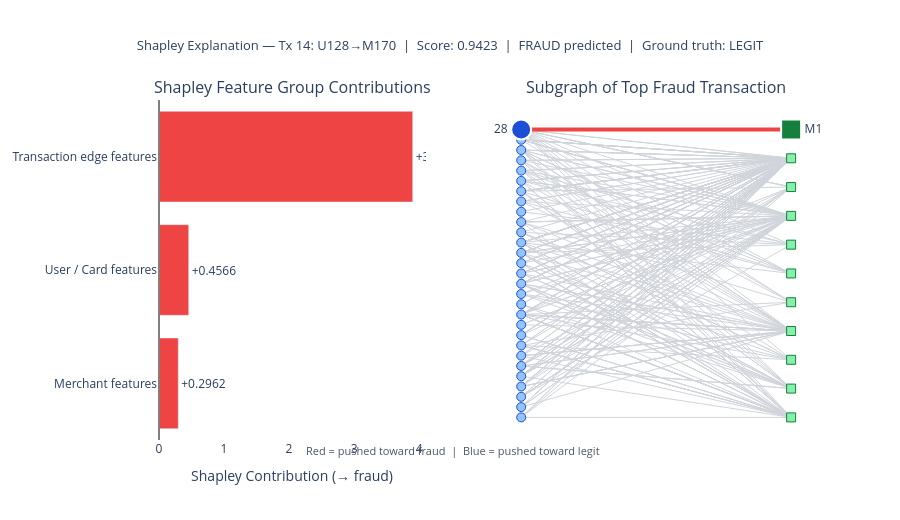

The notebook cell this image was saved under:
### Code cell
# Shapley summary bar chart
# Each output is the total contribution of that feature group to the fraud score

feature_names = {
    'shap_values_user':              'User / Card features',
    'shap_values_merchant':          'Merchant features',
    'shap_values_user_to_merchant':  'Transaction edge features',
}

shap_totals = {}
for key, label in feature_names.items():
    if key in shap_outputs:
        shap_totals[label] = float(np.sum(shap_outputs[key]))

shap_df = pd.DataFrame(list(shap_totals.items()), columns=['Feature Group', 'Contribution'])
shap_df = shap_df.sort_values('Contribution')

colors = ['#EF4444' if v > 0 else '#3B82F6' for v in shap_df['Contribution']]

fig_shap = make_subplots(
    rows=1, cols=2,
    column_widths=[0.45, 0.55],
    subplot_titles=['Shapley Feature Group Contributions', 'Subgraph of Top Fraud Transaction'],
)

# Left: horizontal bar chart
fig_shap.add_trace(
    go.Bar(
        x=shap_df['Contribution'],
        y=shap_df['Feature Group'],
        orientation='h',
        marker_color=colors,
        text=[f"{v:+.4f}" for v in shap_df['Contribution']],
        textposition='outside',
        showlegend=False,
    ),
    row=1, col=1,
)
fig_shap.add_vline(x=0, line_color='gray', line_dash='solid', row=1, col=1)

# Right: subgraph of the top fraud transaction
top_sg = subgraphs[top_idx]
anchor_user     = top_sg['anchor_user']
anchor_merchant = top_sg['anchor_merchant']
all_users       = top_sg['all_users']
all_merchants   = top_sg['all_merchants']
one_hop_set     = set(top_sg['one_hop_merchants'])
two_hop_set     = set(top_sg['two_hop_users'])
context_edges   = top_sg['context_edges']

n_u = len(all_users)
n_m = len(all_merchants)
user_pos_top     = {u: (0.0, (i / max(n_u - 1, 1)) * 10) for i, u in enumerate(all_users)}
merchant_pos_top = {m: (1.5, (i / max(n_m - 1, 1)) * 10) for i, m in enumerate(all_merchants)}

# Context edges
x_c, y_c = [], []
for _, row in context_edges.iterrows():
    u, m = int(row['src']), int(row['dst'])
    if u in user_pos_top and m in merchant_pos_top:
        x_c += [user_pos_top[u][0], merchant_pos_top[m][0], None]
        y_c += [user_pos_top[u][1], merchant_pos_top[m][1], None]
if x_c:
    fig_shap.add_trace(go.Scatter(x=x_c, y=y_c, mode='lines',
                                   line=dict(color='#D1D5DB', width=1),
                                   showlegend=False, hoverinfo='none'), row=1, col=2)

# New transaction edge
ux, uy = user_pos_top[anchor_user]
mx, my = merchant_pos_top[anchor_merchant]
fig_shap.add_trace(go.Scatter(x=[ux, mx], y=[uy, my], mode='lines',
                               line=dict(color='#EF4444', width=4),
                               showlegend=False, hoverinfo='none'), row=1, col=2)

# 2-hop users
hop2 = [u for u in two_hop_set if u in user_pos_top]
if hop2:
    fig_shap.add_trace(go.Scatter(
        x=[user_pos_top[u][0] for u in hop2], y=[user_pos_top[u][1] for u in hop2],
        mode='markers', marker=dict(size=9, color='#93C5FD', symbol='circle',
                                     line=dict(color='#1D4ED8', width=1)),
        showlegend=False,
        hovertext=[f'User {u} (2-hop)' for u in hop2], hoverinfo='text',
    ), row=1, col=2)

# Anchor user
fig_shap.add_trace(go.Scatter(
    x=[user_pos_top[anchor_user][0]], y=[user_pos_top[anchor_user][1]],
    mode='markers+text',
    marker=dict(size=20, color='#1D4ED8', symbol='circle', line=dict(color='white', width=2)),
    text=[f'U{anchor_user}'], textposition='middle left',
    showlegend=False,
), row=1, col=2)

# 1-hop merchants
hop1 = [m for m in one_hop_set if m in merchant_pos_top]
if hop1:
    fig_shap.add_trace(go.Scatter(
        x=[merchant_pos_top[m][0] for m in hop1], y=[merchant_pos_top[m][1] for m in hop1],
        mode='markers', marker=dict(size=9, color='#86EFAC', symbol='square',
                                     line=dict(color='#15803D', width=1)),
        showlegend=False,
        hovertext=[f'Merchant {m} (1-hop)' for m in hop1], hoverinfo='text',
    ), row=1, col=2)

# Anchor merchant
fig_shap.add_trace(go.Scatter(
    x=[merchant_pos_top[anchor_merchant][0]], y=[merchant_pos_top[anchor_merchant][1]],
    mode='markers+text',
    marker=dict(size=20, color='#15803D', symbol='square', line=dict(color='white', width=2)),
    text=[f'M{anchor_merchant}'], textposition='middle right',
    showlegend=False,
), row=1, col=2)

fig_shap.update_layout(
    title=dict(
        text=(
            f"Shapley Explanation — Tx {top_idx+1}: "
            f"U{anchor_user}→M{anchor_merchant}  |  "
            f"Score: {top_score:.4f}  |  "
            f"{'FRAUD' if top_score > FRAUD_THRESHOLD else 'LEGIT'} predicted  |  "
            f"Ground truth: {'FRAUD' if top_gt else 'LEGIT'}"
        ),
        x=0.5, font=dict(size=13),
    ),
    height=520,
    plot_bgcolor='white',
)
fig_shap.update_xaxes(title_text='Shapley Contribution (→ fraud)', row=1, col=1)
fig_shap.update_xaxes(showgrid=False, zeroline=False, showticklabels=False, row=1, col=2)
fig_shap.update_yaxes(showgrid=False, zeroline=False, showticklabels=False, row=1, col=2)
fig_shap.add_annotation(
    text='Red = pushed toward fraud  |  Blue = pushed toward legit',
    x=0.22, y=-0.06, xref='paper', yref='paper',
    showarrow=False, font=dict(size=11, color='#4B5563'),
)
fig_shap.show()

### Figure 1 — Plotly figure (JSON) as saved in the notebook; plotly's stock layout.template omitted (floating-point values rounded to 4 significant figures; data arrays with more than 128 entries replaced by an {"elided": "..."} marker saying what was removed)
{"data": [{"marker": {"color": ["#EF4444", "#EF4444", "#EF4444"]}, "orientation": "h", "showlegend": false, "text": ["+0.2962", "+0.4566", "+3.9017"], "textposition": "outside", "type": "bar", "x": [0.2962, 0.4566, 3.902], "xaxis": "x", "y": ["Merchant features", "User / Card features", "Transaction edge features"], "yaxis": "y"}, {"hoverinfo": "none", "line": {"color": "#D1D5DB", "width": 1}, "mode": "lines", "showlegend": false, "type": "scatter", "x": {"elided": "795 float values"}, "xaxis": "x2", "y": {"elided": "795 float values"}, "yaxis": "y2"}, {"hoverinfo": "none", "line": {"color": "#EF4444", "width": 4}, "mode": "lines", "showlegend": false, "type": "scatter", "x": [0, 1.5], "xaxis": "x2", "y": [10, 10], "yaxis": "y2"}, {"hoverinfo": "text", "hovertext": ["User 0 (2-hop)", "User 1 (2-hop)", "User 2 (2-hop)", "User 3 (2-hop)", "User 4 (2-hop)", "User 5 (2-hop)", "User 6 (2-hop)", "User 7 (2-hop)", "User 8 (2-hop)", "User 10 (2-hop)", "User 11 (2-hop)", "User 12 (2-hop)", "User 13 (2-hop)", "User 14 (2-hop)", "User 15 (2-hop)", "User 18 (2-hop)", "User 21 (2-hop)", "User 22 (2-hop)", "User 24 (2-hop)", "User 31 (2-hop)", "User 36 (2-hop)", "User 40 (2-hop)", "User 41 (2-hop)", "User 44 (2-hop)", "User 46 (2-hop)", "User 50 (2-hop)", "User 54 (2-hop)", "User 79 (2-hop)"], "marker": {"color": "#93C5FD", "line": {"color": "#1D4ED8", "width": 1}, "size": 9, "symbol": "circle"}, "mode": "markers", "showlegend": false, "type": "scatter", "x": [0, 0, 0, 0, 0, 0, 0, 0, 0, 0, 0, 0, 0, 0, 0, 0, 0, 0, 0, 0, 0, 0, 0, 0, 0, 0, 0, 0], "xaxis": "x2", "y": [0, 0.3571, 0.7143, 1.071, 1.429, 1.786, 2.143, 2.5, 2.857, 3.214, 3.571, 3.929, 4.286, 4.643, 5, 5.357, 5.714, 6.071, 6.429, 6.786, 7.143, 7.5, 7.857, 8.214, 8.571, 8.929, 9.286, 9.643], "yaxis": "y2"}, {"marker": {"color": "#1D4ED8", "line": {"color": "white", "width": 2}, "size": 20, "symbol": "circle"}, "mode": "markers+text", "showlegend": false, "text": ["U128"], "textposition": "middle left", "type": "scatter", "x": [0], "xaxis": "x2", "y": [10], "yaxis": "y2"}, {"hoverinfo": "text", "hovertext": ["Merchant 39 (1-hop)", "Merchant 42 (1-hop)", "Merchant 11 (1-hop)", "Merchant 44 (1-hop)", "Merchant 46 (1-hop)", "Merchant 51 (1-hop)", "Merchant 21 (1-hop)", "Merchant 23 (1-hop)", "Merchant 25 (1-hop)", "Merchant 29 (1-hop)"], "marker": {"color": "#86EFAC", "line": {"color": "#15803D", "width": 1}, "size": 9, "symbol": "square"}, "mode": "markers", "showlegend": false, "type": "scatter", "x": [1.5, 1.5, 1.5, 1.5, 1.5, 1.5, 1.5, 1.5, 1.5, 1.5], "xaxis": "x2", "y": [5, 6, 0, 7, 8, 9, 1, 2, 3, 4], "yaxis": "y2"}, {"marker": {"color": "#15803D", "line": {"color": "white", "width": 2}, "size": 20, "symbol": "square"}, "mode": "markers+text", "showlegend": false, "text": ["M170"], "textposition": "middle right", "type": "scatter", "x": [1.5], "xaxis": "x2", "y": [10], "yaxis": "y2"}], "layout": {"annotations": [{"font": {"size": 16}, "showarrow": false, "text": "Shapley Feature Group Contributions", "x": 0.2025, "xanchor": "center", "xref": "paper", "y": 1, "yanchor": "bottom", "yref": "paper"}, {"font": {"size": 16}, "showarrow": false, "text": "Subgraph of Top Fraud Transaction", "x": 0.7525, "xanchor": "center", "xref": "paper", "y": 1, "yanchor": "bottom", "yref": "paper"}, {"font": {"color": "#4B5563", "size": 11}, "showarrow": false, "text": "Red = pushed toward fraud  |  Blue = pushed toward legit", "x": 0.22, "xref": "paper", "y": -0.06, "yref": "paper"}], "height": 520, "plot_bgcolor": "white", "shapes": [{"line": {"color": "gray", "dash": "solid"}, "type": "line", "x0": 0, "x1": 0, "xref": "x", "y0": 0, "y1": 1, "yref": "y domain"}], "title": {"font": {"size": 13}, "text": "Shapley Explanation — Tx 14: U128→M170  |  Score: 0.9423  |  FRAUD predicted  |  Ground truth: LEGIT", "x": 0.5}, "xaxis": {"anchor": "y", "domain": [0, 0.405], "title": {"text": "Shapley Contribution (→ fraud)"}}, "xaxis2": {"anchor": "y2", "domain": [0.505, 1], "showgrid": false, "showticklabels": false, "zeroline": false}, "yaxis": {"anchor": "x", "domain": [0, 1]}, "yaxis2": {"anchor": "x2", "domain": [0, 1], "showgrid": false, "showticklabels": false, "zeroline": false}}}
